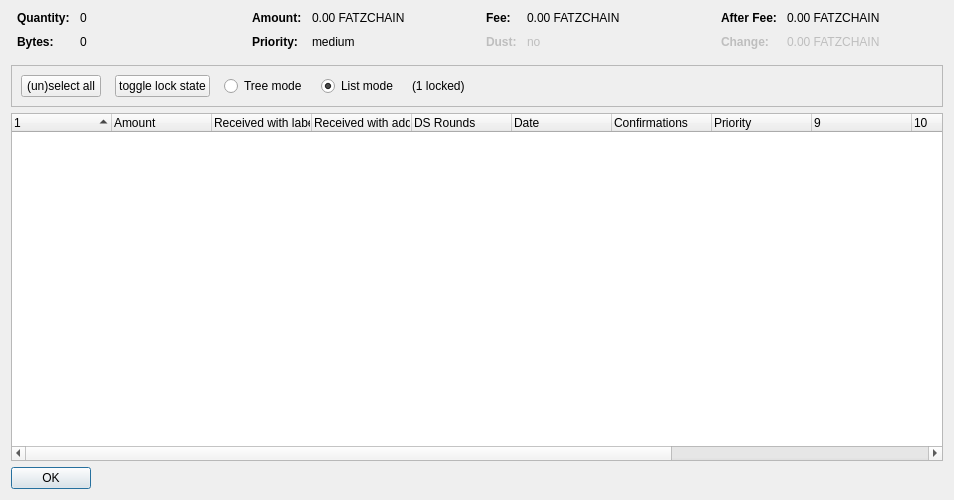
<?xml version="1.0" encoding="UTF-8"?>
<ui version="4.0">
 <class>CoinControlDialog</class>
 <widget class="QDialog" name="CoinControlDialog">
  <property name="geometry">
   <rect>
    <x>0</x>
    <y>0</y>
    <width>954</width>
    <height>500</height>
   </rect>
  </property>
  <property name="windowTitle">
   <string>Coin Selection</string>
  </property>
  <layout class="QVBoxLayout" name="verticalLayout">
   <item>
    <layout class="QHBoxLayout" name="horizontalLayoutTop" stretch="0,0,0,0">
     <property name="topMargin">
      <number>0</number>
     </property>
     <property name="bottomMargin">
      <number>10</number>
     </property>
     <item>
      <layout class="QFormLayout" name="formLayoutCoinControl1">
       <property name="horizontalSpacing">
        <number>10</number>
       </property>
       <property name="verticalSpacing">
        <number>10</number>
       </property>
       <property name="leftMargin">
        <number>6</number>
       </property>
       <property name="rightMargin">
        <number>6</number>
       </property>
       <item row="0" column="0">
        <widget class="QLabel" name="labelCoinControlQuantityText">
         <property name="font">
          <font>
           <weight>75</weight>
           <bold>true</bold>
          </font>
         </property>
         <property name="text">
          <string>Quantity:</string>
         </property>
        </widget>
       </item>
       <item row="0" column="1">
        <widget class="QLabel" name="labelCoinControlQuantity">
         <property name="cursor">
          <cursorShape>IBeamCursor</cursorShape>
         </property>
         <property name="contextMenuPolicy">
          <enum>Qt::ActionsContextMenu</enum>
         </property>
         <property name="text">
          <string notr="true">0</string>
         </property>
         <property name="textInteractionFlags">
          <set>Qt::LinksAccessibleByMouse|Qt::TextSelectableByKeyboard|Qt::TextSelectableByMouse</set>
         </property>
        </widget>
       </item>
       <item row="1" column="0">
        <widget class="QLabel" name="labelCoinControlBytesText">
         <property name="font">
          <font>
           <weight>75</weight>
           <bold>true</bold>
          </font>
         </property>
         <property name="text">
          <string>Bytes:</string>
         </property>
        </widget>
       </item>
       <item row="1" column="1">
        <widget class="QLabel" name="labelCoinControlBytes">
         <property name="cursor">
          <cursorShape>IBeamCursor</cursorShape>
         </property>
         <property name="contextMenuPolicy">
          <enum>Qt::ActionsContextMenu</enum>
         </property>
         <property name="text">
          <string notr="true">0</string>
         </property>
         <property name="textInteractionFlags">
          <set>Qt::LinksAccessibleByMouse|Qt::TextSelectableByKeyboard|Qt::TextSelectableByMouse</set>
         </property>
        </widget>
       </item>
      </layout>
     </item>
     <item>
      <layout class="QFormLayout" name="formLayoutCoinControl2">
       <property name="horizontalSpacing">
        <number>10</number>
       </property>
       <property name="verticalSpacing">
        <number>10</number>
       </property>
       <property name="leftMargin">
        <number>6</number>
       </property>
       <property name="rightMargin">
        <number>6</number>
       </property>
       <item row="0" column="0">
        <widget class="QLabel" name="labelCoinControlAmountText">
         <property name="font">
          <font>
           <weight>75</weight>
           <bold>true</bold>
          </font>
         </property>
         <property name="text">
          <string>Amount:</string>
         </property>
        </widget>
       </item>
       <item row="0" column="1">
        <widget class="QLabel" name="labelCoinControlAmount">
         <property name="cursor">
          <cursorShape>IBeamCursor</cursorShape>
         </property>
         <property name="contextMenuPolicy">
          <enum>Qt::ActionsContextMenu</enum>
         </property>
         <property name="text">
          <string notr="true">0.00 FATZCHAIN</string>
         </property>
         <property name="textInteractionFlags">
          <set>Qt::LinksAccessibleByMouse|Qt::TextSelectableByKeyboard|Qt::TextSelectableByMouse</set>
         </property>
        </widget>
       </item>
       <item row="1" column="0">
        <widget class="QLabel" name="labelCoinControlPriorityText">
         <property name="font">
          <font>
           <weight>75</weight>
           <bold>true</bold>
          </font>
         </property>
         <property name="text">
          <string>Priority:</string>
         </property>
        </widget>
       </item>
       <item row="1" column="1">
        <widget class="QLabel" name="labelCoinControlPriority">
         <property name="cursor">
          <cursorShape>IBeamCursor</cursorShape>
         </property>
         <property name="contextMenuPolicy">
          <enum>Qt::ActionsContextMenu</enum>
         </property>
         <property name="text">
          <string>medium</string>
         </property>
         <property name="textInteractionFlags">
          <set>Qt::LinksAccessibleByMouse|Qt::TextSelectableByKeyboard|Qt::TextSelectableByMouse</set>
         </property>
        </widget>
       </item>
      </layout>
     </item>
     <item>
      <layout class="QFormLayout" name="formLayoutCoinControl3">
       <property name="horizontalSpacing">
        <number>10</number>
       </property>
       <property name="verticalSpacing">
        <number>10</number>
       </property>
       <property name="leftMargin">
        <number>6</number>
       </property>
       <property name="rightMargin">
        <number>6</number>
       </property>
       <item row="0" column="0">
        <widget class="QLabel" name="labelCoinControlFeeText">
         <property name="font">
          <font>
           <weight>75</weight>
           <bold>true</bold>
          </font>
         </property>
         <property name="text">
          <string>Fee:</string>
         </property>
        </widget>
       </item>
       <item row="0" column="1">
        <widget class="QLabel" name="labelCoinControlFee">
         <property name="cursor">
          <cursorShape>IBeamCursor</cursorShape>
         </property>
         <property name="contextMenuPolicy">
          <enum>Qt::ActionsContextMenu</enum>
         </property>
         <property name="text">
          <string notr="true">0.00 FATZCHAIN</string>
         </property>
         <property name="textInteractionFlags">
          <set>Qt::LinksAccessibleByMouse|Qt::TextSelectableByKeyboard|Qt::TextSelectableByMouse</set>
         </property>
        </widget>
       </item>
       <item row="1" column="0">
        <widget class="QLabel" name="labelCoinControlLowOutputText">
         <property name="enabled">
          <bool>false</bool>
         </property>
         <property name="font">
          <font>
           <weight>75</weight>
           <bold>true</bold>
          </font>
         </property>
         <property name="text">
          <string>Dust:</string>
         </property>
        </widget>
       </item>
       <item row="1" column="1">
        <widget class="QLabel" name="labelCoinControlLowOutput">
         <property name="enabled">
          <bool>false</bool>
         </property>
         <property name="cursor">
          <cursorShape>IBeamCursor</cursorShape>
         </property>
         <property name="contextMenuPolicy">
          <enum>Qt::ActionsContextMenu</enum>
         </property>
         <property name="text">
          <string>no</string>
         </property>
         <property name="textInteractionFlags">
          <set>Qt::LinksAccessibleByMouse|Qt::TextSelectableByKeyboard|Qt::TextSelectableByMouse</set>
         </property>
        </widget>
       </item>
      </layout>
     </item>
     <item>
      <layout class="QFormLayout" name="formLayoutCoinControl4">
       <property name="horizontalSpacing">
        <number>10</number>
       </property>
       <property name="verticalSpacing">
        <number>10</number>
       </property>
       <property name="leftMargin">
        <number>6</number>
       </property>
       <property name="rightMargin">
        <number>6</number>
       </property>
       <item row="0" column="0">
        <widget class="QLabel" name="labelCoinControlAfterFeeText">
         <property name="font">
          <font>
           <weight>75</weight>
           <bold>true</bold>
          </font>
         </property>
         <property name="text">
          <string>After Fee:</string>
         </property>
        </widget>
       </item>
       <item row="0" column="1">
        <widget class="QLabel" name="labelCoinControlAfterFee">
         <property name="cursor">
          <cursorShape>IBeamCursor</cursorShape>
         </property>
         <property name="contextMenuPolicy">
          <enum>Qt::ActionsContextMenu</enum>
         </property>
         <property name="text">
          <string notr="true">0.00 FATZCHAIN</string>
         </property>
         <property name="textInteractionFlags">
          <set>Qt::LinksAccessibleByMouse|Qt::TextSelectableByKeyboard|Qt::TextSelectableByMouse</set>
         </property>
        </widget>
       </item>
       <item row="1" column="0">
        <widget class="QLabel" name="labelCoinControlChangeText">
         <property name="enabled">
          <bool>false</bool>
         </property>
         <property name="font">
          <font>
           <weight>75</weight>
           <bold>true</bold>
          </font>
         </property>
         <property name="text">
          <string>Change:</string>
         </property>
        </widget>
       </item>
       <item row="1" column="1">
        <widget class="QLabel" name="labelCoinControlChange">
         <property name="enabled">
          <bool>false</bool>
         </property>
         <property name="cursor">
          <cursorShape>IBeamCursor</cursorShape>
         </property>
         <property name="contextMenuPolicy">
          <enum>Qt::ActionsContextMenu</enum>
         </property>
         <property name="text">
          <string notr="true">0.00 FATZCHAIN</string>
         </property>
         <property name="textInteractionFlags">
          <set>Qt::LinksAccessibleByMouse|Qt::TextSelectableByKeyboard|Qt::TextSelectableByMouse</set>
         </property>
        </widget>
       </item>
      </layout>
     </item>
    </layout>
   </item>
   <item>
    <widget class="QFrame" name="frame">
     <property name="minimumSize">
      <size>
       <width>0</width>
       <height>40</height>
      </size>
     </property>
     <property name="frameShape">
      <enum>QFrame::StyledPanel</enum>
     </property>
     <property name="frameShadow">
      <enum>QFrame::Sunken</enum>
     </property>
     <layout class="QHBoxLayout" name="horizontalLayout">
      <item>
       <layout class="QHBoxLayout" name="horizontalLayoutPanel" stretch="0,0,0,0,0,0">
        <property name="spacing">
         <number>14</number>
        </property>
        <item>
         <widget class="QPushButton" name="pushButtonSelectAll">
          <property name="sizePolicy">
           <sizepolicy hsizetype="Maximum" vsizetype="Fixed">
            <horstretch>0</horstretch>
            <verstretch>0</verstretch>
           </sizepolicy>
          </property>
          <property name="text">
           <string>(un)select all</string>
          </property>
          <property name="autoDefault">
           <bool>false</bool>
          </property>
         </widget>
        </item>
        <item>
         <widget class="QPushButton" name="pushButtonToggleLock">
          <property name="sizePolicy">
           <sizepolicy hsizetype="Maximum" vsizetype="Fixed">
            <horstretch>0</horstretch>
            <verstretch>0</verstretch>
           </sizepolicy>
          </property>
          <property name="text">
           <string>toggle lock state</string>
          </property>
          <property name="autoDefault">
           <bool>false</bool>
          </property>
         </widget>
        </item>
        <item>
         <widget class="QRadioButton" name="radioTreeMode">
          <property name="sizePolicy">
           <sizepolicy hsizetype="Maximum" vsizetype="Fixed">
            <horstretch>0</horstretch>
            <verstretch>0</verstretch>
           </sizepolicy>
          </property>
          <property name="text">
           <string>Tree mode</string>
          </property>
         </widget>
        </item>
        <item>
         <widget class="QRadioButton" name="radioListMode">
          <property name="sizePolicy">
           <sizepolicy hsizetype="Maximum" vsizetype="Fixed">
            <horstretch>0</horstretch>
            <verstretch>0</verstretch>
           </sizepolicy>
          </property>
          <property name="text">
           <string>List mode</string>
          </property>
          <property name="checked">
           <bool>true</bool>
          </property>
         </widget>
        </item>
        <item>
         <widget class="QLabel" name="labelLocked">
          <property name="text">
           <string>(1 locked)</string>
          </property>
         </widget>
        </item>
        <item>
         <spacer name="horizontalSpacer">
          <property name="orientation">
           <enum>Qt::Horizontal</enum>
          </property>
          <property name="sizeHint" stdset="0">
           <size>
            <width>40</width>
            <height>20</height>
           </size>
          </property>
         </spacer>
        </item>
       </layout>
      </item>
     </layout>
    </widget>
   </item>
   <item>
    <widget class="CoinControlTreeWidget" name="treeWidget">
     <property name="contextMenuPolicy">
      <enum>Qt::CustomContextMenu</enum>
     </property>
     <property name="sortingEnabled">
      <bool>false</bool>
     </property>
     <property name="columnCount">
      <number>13</number>
     </property>
     <attribute name="headerShowSortIndicator" stdset="0">
      <bool>true</bool>
     </attribute>
     <attribute name="headerStretchLastSection">
      <bool>false</bool>
     </attribute>
     <column>
      <property name="text">
       <string/>
      </property>
     </column>
     <column>
      <property name="text">
       <string>Amount</string>
      </property>
     </column>
     <column>
      <property name="text">
       <string>Received with label</string>
      </property>
     </column>
     <column>
      <property name="text">
       <string>Received with address</string>
      </property>
     </column>
     <column>
      <property name="text">
       <string>DS Rounds</string>
      </property>
     </column>
     <column>
      <property name="text">
       <string>Date</string>
      </property>
     </column>
     <column>
      <property name="text">
       <string>Confirmations</string>
      </property>
      <property name="toolTip">
       <string>Confirmed</string>
      </property>
     </column>
     <column>
      <property name="text">
       <string>Priority</string>
      </property>
     </column>
     <column>
      <property name="text">
       <string/>
      </property>
     </column>
     <column>
      <property name="text">
       <string/>
      </property>
     </column>
     <column>
      <property name="text">
       <string/>
      </property>
     </column>
     <column>
      <property name="text">
       <string/>
      </property>
     </column>
     <column>
      <property name="text">
       <string/>
      </property>
     </column>
    </widget>
   </item>
   <item>
    <widget class="QDialogButtonBox" name="buttonBox">
     <property name="sizePolicy">
      <sizepolicy hsizetype="Maximum" vsizetype="Fixed">
       <horstretch>0</horstretch>
       <verstretch>0</verstretch>
      </sizepolicy>
     </property>
     <property name="orientation">
      <enum>Qt::Horizontal</enum>
     </property>
     <property name="standardButtons">
      <set>QDialogButtonBox::Ok</set>
     </property>
    </widget>
   </item>
  </layout>
 </widget>
 <customwidgets>
  <customwidget>
   <class>CoinControlTreeWidget</class>
   <extends>QTreeWidget</extends>
   <header>coincontroltreewidget.h</header>
  </customwidget>
 </customwidgets>
 <resources/>
 <connections/>
</ui>
